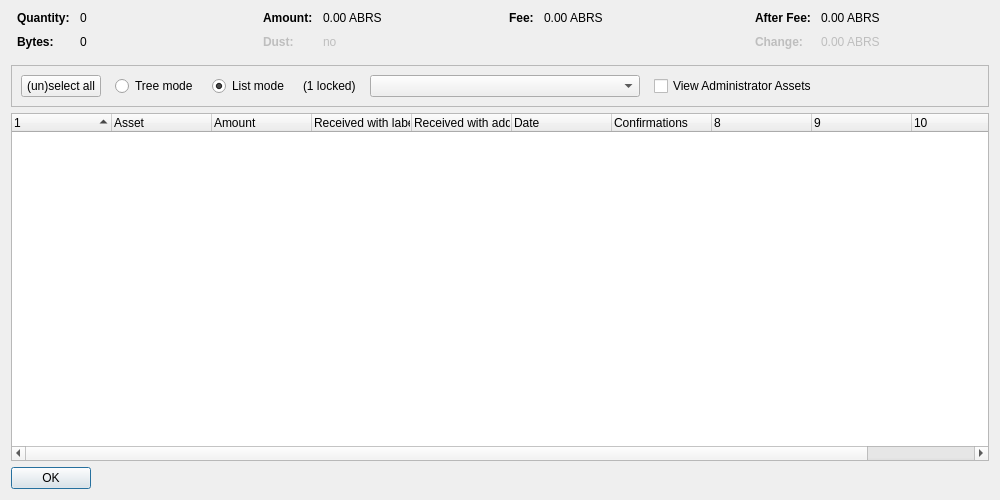
<?xml version="1.0" encoding="UTF-8"?>
<ui version="4.0">
 <class>AssetControlDialog</class>
 <widget class="QDialog" name="AssetControlDialog">
  <property name="geometry">
   <rect>
    <x>0</x>
    <y>0</y>
    <width>1000</width>
    <height>500</height>
   </rect>
  </property>
  <property name="windowTitle">
   <string>Asset Selection</string>
  </property>
  <layout class="QVBoxLayout" name="verticalLayout">
   <item>
    <layout class="QHBoxLayout" name="horizontalLayoutTop" stretch="0,0,0,0">
     <property name="topMargin">
      <number>0</number>
     </property>
     <property name="bottomMargin">
      <number>10</number>
     </property>
     <item>
      <layout class="QFormLayout" name="formLayoutAssetControl1">
       <property name="horizontalSpacing">
        <number>10</number>
       </property>
       <property name="verticalSpacing">
        <number>10</number>
       </property>
       <property name="leftMargin">
        <number>6</number>
       </property>
       <property name="rightMargin">
        <number>6</number>
       </property>
       <item row="0" column="0">
        <widget class="QLabel" name="labelAssetControlQuantityText">
         <property name="font">
          <font>
           <weight>75</weight>
           <bold>true</bold>
          </font>
         </property>
         <property name="text">
          <string>Quantity:</string>
         </property>
        </widget>
       </item>
       <item row="0" column="1">
        <widget class="QLabel" name="labelAssetControlQuantity">
         <property name="cursor">
          <cursorShape>IBeamCursor</cursorShape>
         </property>
         <property name="contextMenuPolicy">
          <enum>Qt::ActionsContextMenu</enum>
         </property>
         <property name="text">
          <string notr="true">0</string>
         </property>
         <property name="textInteractionFlags">
          <set>Qt::LinksAccessibleByMouse|Qt::TextSelectableByKeyboard|Qt::TextSelectableByMouse</set>
         </property>
        </widget>
       </item>
       <item row="1" column="0">
        <widget class="QLabel" name="labelAssetControlBytesText">
         <property name="font">
          <font>
           <weight>75</weight>
           <bold>true</bold>
          </font>
         </property>
         <property name="text">
          <string>Bytes:</string>
         </property>
        </widget>
       </item>
       <item row="1" column="1">
        <widget class="QLabel" name="labelAssetControlBytes">
         <property name="cursor">
          <cursorShape>IBeamCursor</cursorShape>
         </property>
         <property name="contextMenuPolicy">
          <enum>Qt::ActionsContextMenu</enum>
         </property>
         <property name="text">
          <string notr="true">0</string>
         </property>
         <property name="textInteractionFlags">
          <set>Qt::LinksAccessibleByMouse|Qt::TextSelectableByKeyboard|Qt::TextSelectableByMouse</set>
         </property>
        </widget>
       </item>
      </layout>
     </item>
     <item>
      <layout class="QFormLayout" name="formLayoutAssetControl2">
       <property name="horizontalSpacing">
        <number>10</number>
       </property>
       <property name="verticalSpacing">
        <number>10</number>
       </property>
       <property name="leftMargin">
        <number>6</number>
       </property>
       <property name="rightMargin">
        <number>6</number>
       </property>
       <item row="0" column="0">
        <widget class="QLabel" name="labelAssetControlAmountText">
         <property name="font">
          <font>
           <weight>75</weight>
           <bold>true</bold>
          </font>
         </property>
         <property name="text">
          <string>Amount:</string>
         </property>
        </widget>
       </item>
       <item row="0" column="1">
        <widget class="QLabel" name="labelAssetControlAmount">
         <property name="cursor">
          <cursorShape>IBeamCursor</cursorShape>
         </property>
         <property name="contextMenuPolicy">
          <enum>Qt::ActionsContextMenu</enum>
         </property>
         <property name="text">
          <string notr="true">0.00 ABRS</string>
         </property>
         <property name="textInteractionFlags">
          <set>Qt::LinksAccessibleByMouse|Qt::TextSelectableByKeyboard|Qt::TextSelectableByMouse</set>
         </property>
        </widget>
       </item>
       <item row="1" column="0">
        <widget class="QLabel" name="labelAssetControlLowOutputText">
         <property name="enabled">
          <bool>false</bool>
         </property>
         <property name="font">
          <font>
           <weight>75</weight>
           <bold>true</bold>
          </font>
         </property>
         <property name="text">
          <string>Dust:</string>
         </property>
        </widget>
       </item>
       <item row="1" column="1">
        <widget class="QLabel" name="labelAssetControlLowOutput">
         <property name="enabled">
          <bool>false</bool>
         </property>
         <property name="cursor">
          <cursorShape>IBeamCursor</cursorShape>
         </property>
         <property name="contextMenuPolicy">
          <enum>Qt::ActionsContextMenu</enum>
         </property>
         <property name="text">
          <string notr="true">no</string>
         </property>
         <property name="textInteractionFlags">
          <set>Qt::LinksAccessibleByMouse|Qt::TextSelectableByKeyboard|Qt::TextSelectableByMouse</set>
         </property>
        </widget>
       </item>
      </layout>
     </item>
     <item>
      <layout class="QFormLayout" name="formLayoutAssetControl3">
       <property name="horizontalSpacing">
        <number>10</number>
       </property>
       <property name="verticalSpacing">
        <number>10</number>
       </property>
       <property name="leftMargin">
        <number>6</number>
       </property>
       <property name="rightMargin">
        <number>6</number>
       </property>
       <item row="0" column="0">
        <widget class="QLabel" name="labelAssetControlFeeText">
         <property name="font">
          <font>
           <weight>75</weight>
           <bold>true</bold>
          </font>
         </property>
         <property name="text">
          <string>Fee:</string>
         </property>
        </widget>
       </item>
       <item row="0" column="1">
        <widget class="QLabel" name="labelAssetControlFee">
         <property name="cursor">
          <cursorShape>IBeamCursor</cursorShape>
         </property>
         <property name="contextMenuPolicy">
          <enum>Qt::ActionsContextMenu</enum>
         </property>
         <property name="text">
          <string notr="true">0.00 ABRS</string>
         </property>
         <property name="textInteractionFlags">
          <set>Qt::LinksAccessibleByMouse|Qt::TextSelectableByKeyboard|Qt::TextSelectableByMouse</set>
         </property>
        </widget>
       </item>
      </layout>
     </item>
     <item>
      <layout class="QFormLayout" name="formLayoutAssetControl4">
       <property name="horizontalSpacing">
        <number>10</number>
       </property>
       <property name="verticalSpacing">
        <number>10</number>
       </property>
       <property name="leftMargin">
        <number>6</number>
       </property>
       <property name="rightMargin">
        <number>6</number>
       </property>
       <item row="0" column="0">
        <widget class="QLabel" name="labelAssetControlAfterFeeText">
         <property name="font">
          <font>
           <weight>75</weight>
           <bold>true</bold>
          </font>
         </property>
         <property name="text">
          <string>After Fee:</string>
         </property>
        </widget>
       </item>
       <item row="0" column="1">
        <widget class="QLabel" name="labelAssetControlAfterFee">
         <property name="cursor">
          <cursorShape>IBeamCursor</cursorShape>
         </property>
         <property name="contextMenuPolicy">
          <enum>Qt::ActionsContextMenu</enum>
         </property>
         <property name="text">
          <string notr="true">0.00 ABRS</string>
         </property>
         <property name="textInteractionFlags">
          <set>Qt::LinksAccessibleByMouse|Qt::TextSelectableByKeyboard|Qt::TextSelectableByMouse</set>
         </property>
        </widget>
       </item>
       <item row="1" column="0">
        <widget class="QLabel" name="labelAssetControlChangeText">
         <property name="enabled">
          <bool>false</bool>
         </property>
         <property name="font">
          <font>
           <weight>75</weight>
           <bold>true</bold>
          </font>
         </property>
         <property name="text">
          <string>Change:</string>
         </property>
        </widget>
       </item>
       <item row="1" column="1">
        <widget class="QLabel" name="labelAssetControlChange">
         <property name="enabled">
          <bool>false</bool>
         </property>
         <property name="cursor">
          <cursorShape>IBeamCursor</cursorShape>
         </property>
         <property name="contextMenuPolicy">
          <enum>Qt::ActionsContextMenu</enum>
         </property>
         <property name="text">
          <string notr="true">0.00 ABRS</string>
         </property>
         <property name="textInteractionFlags">
          <set>Qt::LinksAccessibleByMouse|Qt::TextSelectableByKeyboard|Qt::TextSelectableByMouse</set>
         </property>
        </widget>
       </item>
      </layout>
     </item>
    </layout>
   </item>
   <item>
    <widget class="QFrame" name="frame">
     <property name="minimumSize">
      <size>
       <width>0</width>
       <height>40</height>
      </size>
     </property>
     <property name="frameShape">
      <enum>QFrame::StyledPanel</enum>
     </property>
     <property name="frameShadow">
      <enum>QFrame::Sunken</enum>
     </property>
     <layout class="QHBoxLayout" name="horizontalLayout">
      <item>
       <layout class="QHBoxLayout" name="horizontalLayoutPanel" stretch="0,0,0,0,0,0,0">
        <property name="spacing">
         <number>14</number>
        </property>
        <item>
         <widget class="QPushButton" name="pushButtonSelectAll">
          <property name="sizePolicy">
           <sizepolicy hsizetype="Maximum" vsizetype="Fixed">
            <horstretch>0</horstretch>
            <verstretch>0</verstretch>
           </sizepolicy>
          </property>
          <property name="text">
           <string>(un)select all</string>
          </property>
          <property name="autoDefault">
           <bool>false</bool>
          </property>
         </widget>
        </item>
        <item>
         <widget class="QRadioButton" name="radioTreeMode">
          <property name="sizePolicy">
           <sizepolicy hsizetype="Maximum" vsizetype="Fixed">
            <horstretch>0</horstretch>
            <verstretch>0</verstretch>
           </sizepolicy>
          </property>
          <property name="text">
           <string>Tree mode</string>
          </property>
         </widget>
        </item>
        <item>
         <widget class="QRadioButton" name="radioListMode">
          <property name="sizePolicy">
           <sizepolicy hsizetype="Maximum" vsizetype="Fixed">
            <horstretch>0</horstretch>
            <verstretch>0</verstretch>
           </sizepolicy>
          </property>
          <property name="text">
           <string>List mode</string>
          </property>
          <property name="checked">
           <bool>true</bool>
          </property>
         </widget>
        </item>
        <item>
         <widget class="QLabel" name="labelLocked">
          <property name="text">
           <string notr="true">(1 locked)</string>
          </property>
         </widget>
        </item>
        <item>
         <widget class="QComboBox" name="assetList">
          <property name="minimumContentsLength">
           <number>30</number>
          </property>
         </widget>
        </item>
        <item>
         <widget class="QCheckBox" name="viewAdministrator">
          <property name="toolTip">
           <string>View assets that you have the ownership asset for</string>
          </property>
          <property name="text">
           <string>View Administrator Assets</string>
          </property>
         </widget>
        </item>
        <item>
         <spacer name="horizontalSpacer">
          <property name="orientation">
           <enum>Qt::Horizontal</enum>
          </property>
          <property name="sizeHint" stdset="0">
           <size>
            <width>40</width>
            <height>20</height>
           </size>
          </property>
         </spacer>
        </item>
       </layout>
      </item>
     </layout>
    </widget>
   </item>
   <item>
    <widget class="AssetControlTreeWidget" name="treeWidget">
     <property name="contextMenuPolicy">
      <enum>Qt::CustomContextMenu</enum>
     </property>
     <property name="sortingEnabled">
      <bool>false</bool>
     </property>
     <property name="columnCount">
      <number>11</number>
     </property>
     <attribute name="headerShowSortIndicator" stdset="0">
      <bool>true</bool>
     </attribute>
     <attribute name="headerStretchLastSection">
      <bool>false</bool>
     </attribute>
     <column>
      <property name="text">
       <string/>
      </property>
     </column>
     <column>
      <property name="text">
       <string>Asset</string>
      </property>
     </column>
     <column>
      <property name="text">
       <string>Amount</string>
      </property>
     </column>
     <column>
      <property name="text">
       <string>Received with label</string>
      </property>
     </column>
     <column>
      <property name="text">
       <string>Received with address</string>
      </property>
     </column>
     <column>
      <property name="text">
       <string>Date</string>
      </property>
     </column>
     <column>
      <property name="text">
       <string>Confirmations</string>
      </property>
      <property name="toolTip">
       <string>Confirmed</string>
      </property>
     </column>
     <column>
      <property name="text">
       <string/>
      </property>
     </column>
     <column>
      <property name="text">
       <string/>
      </property>
     </column>
     <column>
      <property name="text">
       <string/>
      </property>
     </column>
     <column>
      <property name="text">
       <string/>
      </property>
     </column>
    </widget>
   </item>
   <item>
    <widget class="QDialogButtonBox" name="buttonBox">
     <property name="sizePolicy">
      <sizepolicy hsizetype="Maximum" vsizetype="Fixed">
       <horstretch>0</horstretch>
       <verstretch>0</verstretch>
      </sizepolicy>
     </property>
     <property name="orientation">
      <enum>Qt::Horizontal</enum>
     </property>
     <property name="standardButtons">
      <set>QDialogButtonBox::Ok</set>
     </property>
    </widget>
   </item>
  </layout>
 </widget>
 <customwidgets>
  <customwidget>
   <class>AssetControlTreeWidget</class>
   <extends>QTreeWidget</extends>
   <header location="global">assetcontroltreewidget.h</header>
  </customwidget>
 </customwidgets>
 <resources/>
 <connections/>
</ui>
